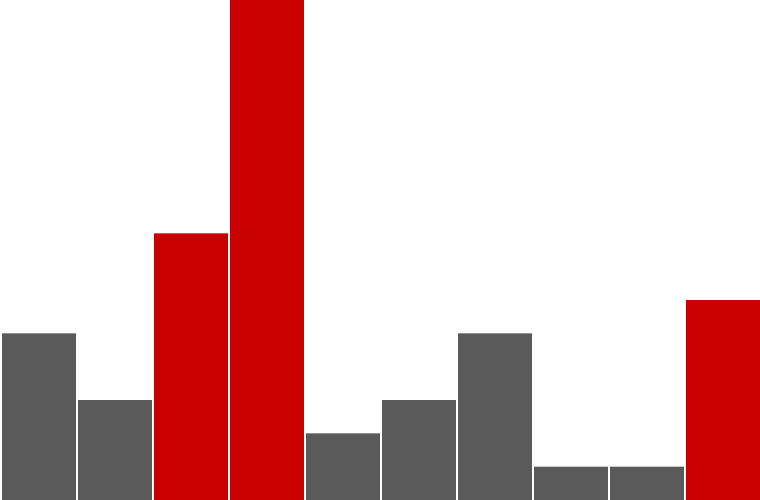
Frame 1 (no input)
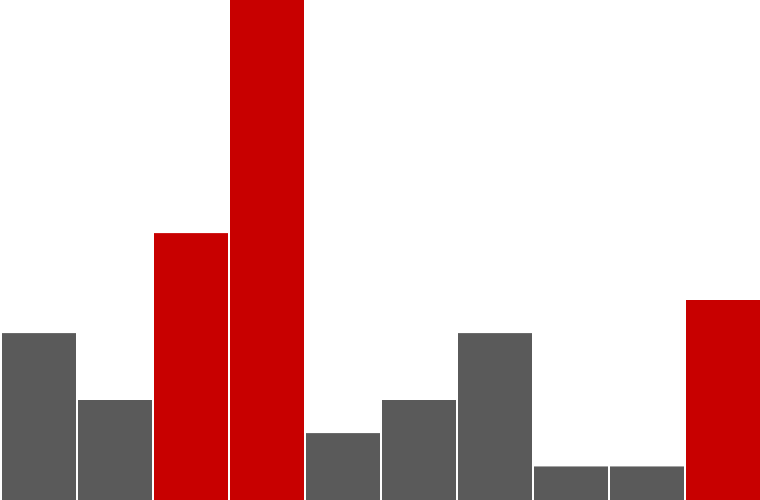
Frame 2 (the mouse pressed at the canvas centre, redrawn once)

The Processing sketch that drew these frames (run headless with seeded random() and noise(); the mouse was pressed at the canvas centre and the sketch redrawn once):

// Processing sketch: processing_167905
// ── processing_167905.pde

float[] serie = {
  50,30,80,150,20,30,50,10,10,60
}; 

void setup() {
  size(760, 500);
  noLoop();
  noStroke();
  // rectMode(CORNERS);
  background(255);
}

void draw() {


  println(max(serie));

  int largura = (width/serie.length);

  for (int i=0;i<serie.length;i=i+1) {
    float j = map(serie[i], 0.0, max(serie), 0.0, height);
    if(serie[i]>50){
      fill(200,0,0);
    } else {
      fill(90);
    }
    rect((i*largura)+2, height-j, largura-2, j);
    
  }
}
